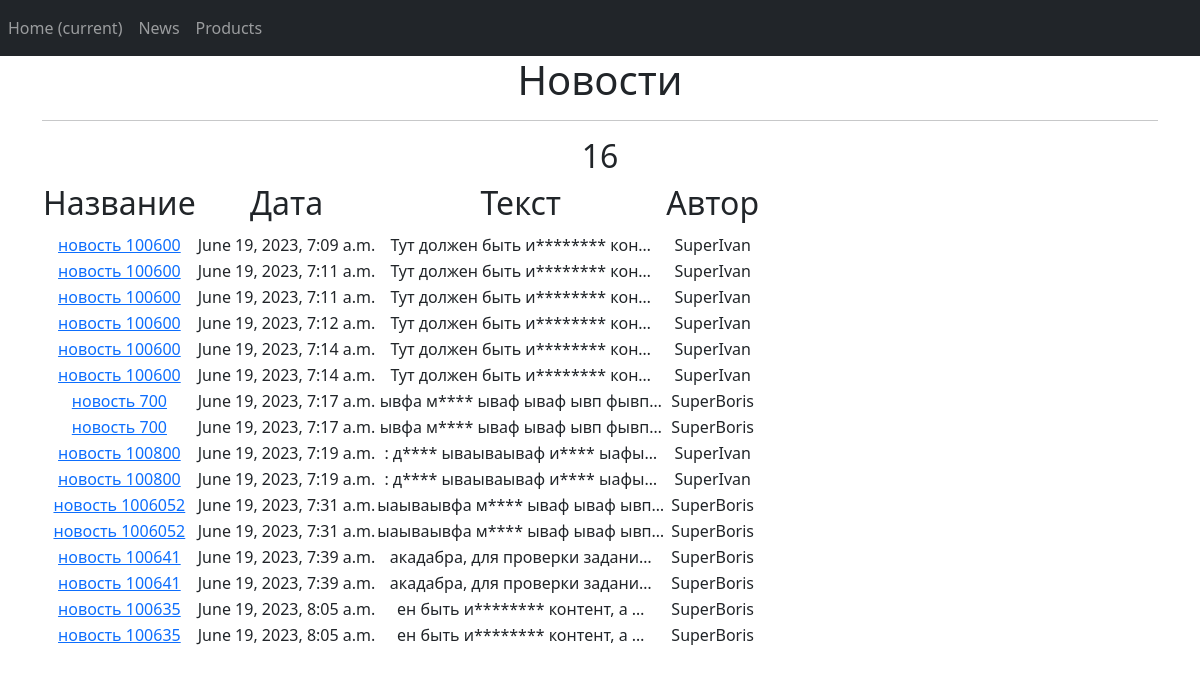
The app's page /news/week/5/ with its own data.
### news/models.py (models this page shows, shortened)
class Post(models.Model):
    author = models.ForeignKey(Author, on_delete=models.CASCADE)
    type = models.BooleanField(default=False, choices=name)  # False = статья, можно переделать, если будет больше вариантов
    time_in = models.DateTimeField(auto_now_add=True)
    post_name = models.CharField(max_length=100)
    post_text = models.TextField(default="Тут должен быть идиотский контент, а будет абракадабра, для проверки задания: дурак ываываываф идиот ыафыаываывфа мудак ываф ываф ывп фывп фвап фвп выа фывп фыва выа ыфвп выа фыв афвыа ывф.")
    post_rating = models.IntegerField(default=0)
    post_chek = models.BooleanField(default=False)
    category = models.ManyToManyField(Category, through='PostCategory')

class Author(models.Model):
    user = models.OneToOneField(User, on_delete=models.CASCADE)
    name = models.CharField(max_length=20)
    rating = models.IntegerField(default=0)

### news/views.py (the view)
# urls.py: path('news/week/<int:cat_id>/', cat_week, name='cat_week'),
def cat_week(request, cat_id):
    today = datetime.today()
    week = today.strftime("%V")
    catList_7 = Post.objects.filter(time_in__week=week, category=cat_id)
    return render(request, template_name='news_7.html', context={'catList_7': catList_7})

### news/templatetags/custom_filters.py (called while the page is built)
@register.filter()
def censor(value):
   a = ['идиот', 'дура', 'мудак']
   text_list = value.split()
   for i in a:
      for j in range(len(text_list)):
         if i in text_list[j]:
            text_list[j] = text_list[j][0] + '*'*(len(text_list[j])-1)
   text = ' '.join(text_list)
   return text

### templates/news_7.html (shortened to what this page needs)
{% extends 'flatpages/base.html' %}
{% load custom_filters %}
{% load custom_tags %}
{% block content %}
   <h1>Новости</h1>
   <hr>
   {% if catList_7 %}
    <h2>{{catList_7|length}}</h2>
       <table>
           <tr>
               <td><h2>Название</h2></td>
               <td><h2>Дата</h2></td>
               <td><h2>Текст</h2></td>
               <td><h2>Автор</h2></td>
           </tr>
           {% for news in catList_7 %}
           <tr>
               <td><a href="/news/{{news.id}}">{{ news.post_name | censor }}</a></td>
               <td>{{ news.time_in| date:'DATETIME_FORMAT' }}</td>
               <td>{{ news.post_text|truncatechars:30 | censor }}</td>
               <td>{{ news.author.name }}</td>
           </tr>
           {% endfor %}
       </table>
   {% else %}
       <h2>Новостей нет!</h2>
   {% endif %}
{% endblock content %}

### records on screen
Post: post_name|censor "новость 100600", time_in "June 19, 2023, 7:09 a.m.", post_text|censor "Тут должен быть и******** кон…", author.name "SuperIvan"
Post: post_name|censor "новость 100600", time_in "June 19, 2023, 7:11 a.m.", post_text|censor "Тут должен быть и******** кон…", author.name "SuperIvan"
Post: post_name|censor "новость 100600", time_in "June 19, 2023, 7:11 a.m.", post_text|censor "Тут должен быть и******** кон…", author.name "SuperIvan"
Post: post_name|censor "новость 100600", time_in "June 19, 2023, 7:12 a.m.", post_text|censor "Тут должен быть и******** кон…", author.name "SuperIvan"
Post: post_name|censor "новость 100600", time_in "June 19, 2023, 7:14 a.m.", post_text|censor "Тут должен быть и******** кон…", author.name "SuperIvan"
Post: post_name|censor "новость 100600", time_in "June 19, 2023, 7:14 a.m.", post_text|censor "Тут должен быть и******** кон…", author.name "SuperIvan"
Post: post_name|censor "новость 700", time_in "June 19, 2023, 7:17 a.m.", post_text|censor "ывфа м**** ываф ываф ывп фывп…", author.name "SuperBoris"
Post: post_name|censor "новость 700", time_in "June 19, 2023, 7:17 a.m.", post_text|censor "ывфа м**** ываф ываф ывп фывп…", author.name "SuperBoris"
Post: post_name|censor "новость 100800", time_in "June 19, 2023, 7:19 a.m.", post_text|censor ": д**** ываываываф и**** ыафы…", author.name "SuperIvan"
Post: post_name|censor "новость 100800", time_in "June 19, 2023, 7:19 a.m.", post_text|censor ": д**** ываываываф и**** ыафы…", author.name "SuperIvan"
Post: post_name|censor "новость 1006052", time_in "June 19, 2023, 7:31 a.m.", post_text|censor "ыаываывфа м**** ываф ываф ывп…", author.name "SuperBoris"
Post: post_name|censor "новость 1006052", time_in "June 19, 2023, 7:31 a.m.", post_text|censor "ыаываывфа м**** ываф ываф ывп…", author.name "SuperBoris"
Post: post_name|censor "новость 100641", time_in "June 19, 2023, 7:39 a.m.", post_text|censor "акадабра, для проверки задани…", author.name "SuperBoris"
Post: post_name|censor "новость 100641", time_in "June 19, 2023, 7:39 a.m.", post_text|censor "акадабра, для проверки задани…", author.name "SuperBoris"
Post: post_name|censor "новость 100635", time_in "June 19, 2023, 8:05 a.m.", post_text|censor "ен быть и******** контент, а …", author.name "SuperBoris"
Post: post_name|censor "новость 100635", time_in "June 19, 2023, 8:05 a.m.", post_text|censor "ен быть и******** контент, а …", author.name "SuperBoris"

### other values on screen
{{ catList_7|length }} "16"
